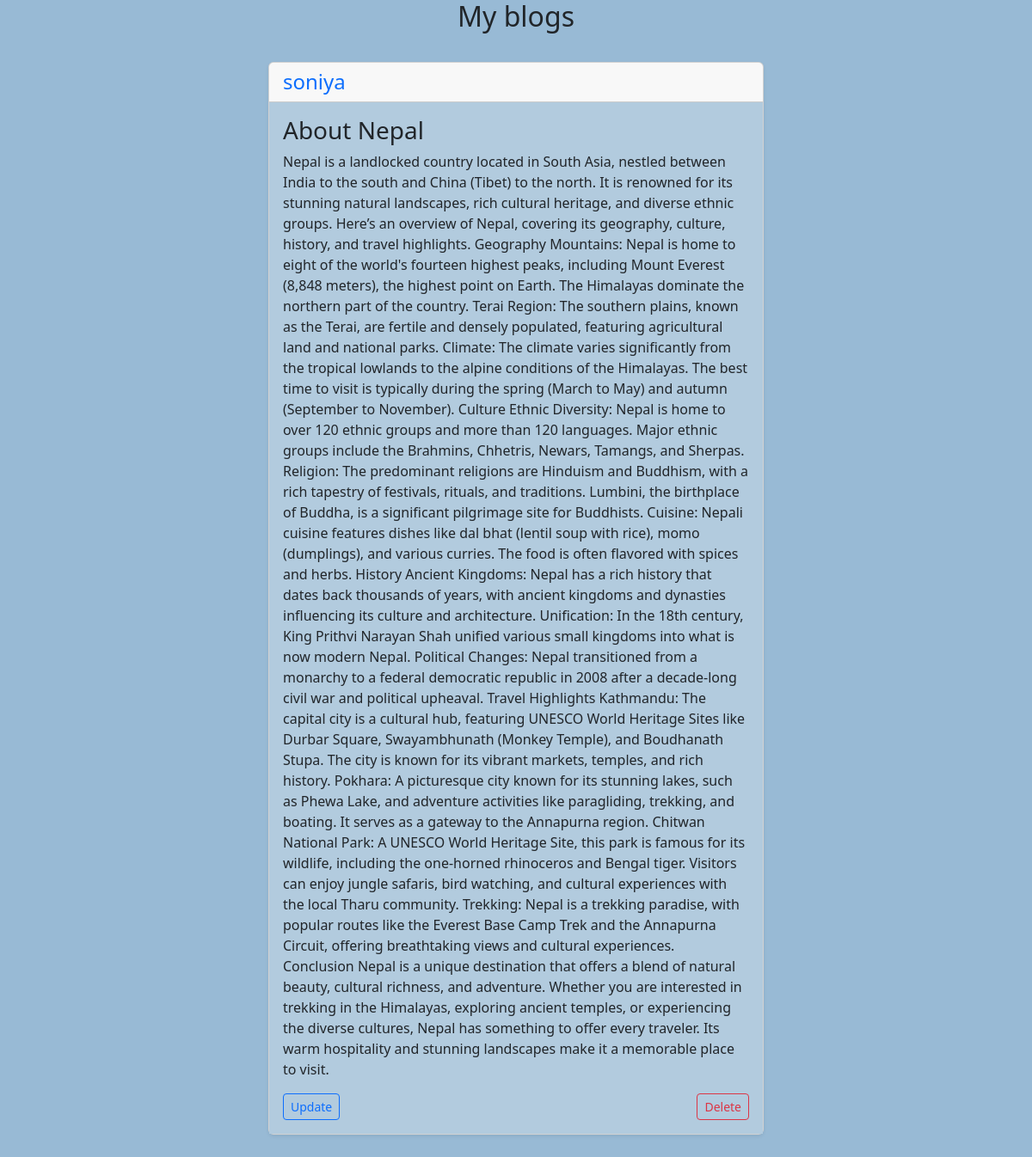
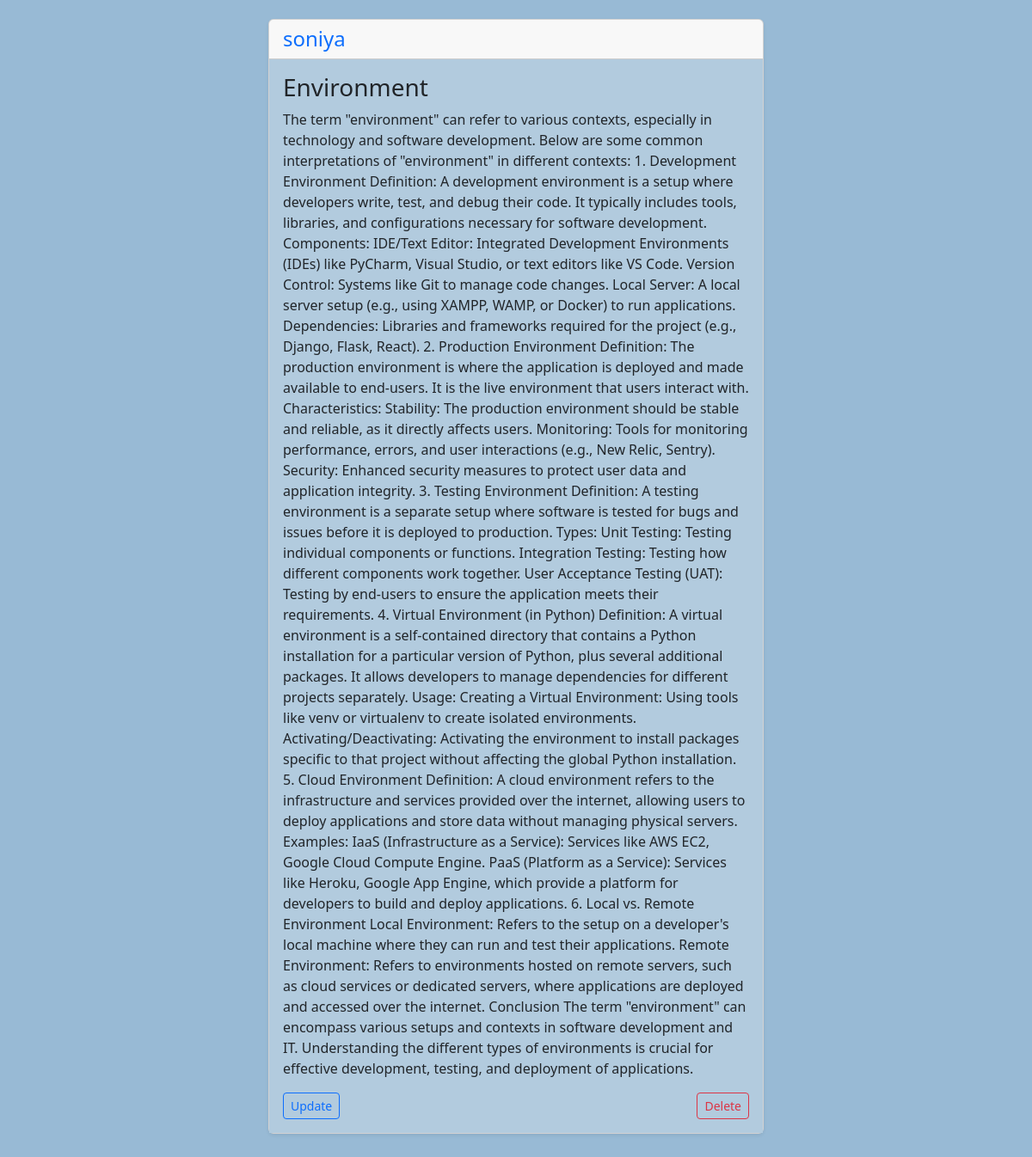
Screenshot of /my_blog/ (signed in) with the database file from the repository (2 pictures, top to bottom).
### base/models.py (models this page shows, shortened)
class Posts(models.Model):
    Title = models.CharField(max_length=100)
    description= models.TextField(max_length=1000)
    created_at = models.DateTimeField(default=timezone.now)
    author = models.ForeignKey(User, on_delete=models.CASCADE)

### base/views.py (the view)
# urls.py: path('my_blog/', views.my_blog, name= 'my_blog'),
@login_required
def my_blog(request):
    context = {
        'posts': Posts.objects.filter(author= request.user)
    }
    return render(request, 'base/my_blog.html', context)

### base/templates/base/my_blog.html (shortened to what this page needs)
{% extends 'base/index.html' %}
{% block content %}
<div class="row justify-content-center">
    <h2 class="text-center">My blogs</h2>
    <br><br><br>
    <div class="col-lg-6">
        {% for post in posts %}
        <form method="post">
        <div class="card mb-5 shadow-sm">
            <div class="card-header d-flex justify-content-between align-items-center">
                <h4 class="text-primary mb-0">{{ post.author }}</h4>
            </div>
            <div class="card-body">
                <h3 class="card-title">{{ post.Title }}</h3>
                <p class="card-text">{{ post.description }}</p>
                <div class="d-flex justify-content-between mt-3">
                    <a href="{% url 'update_post' post.id %} " class="btn btn-sm btn-outline-primary">Update</a>
                    <a href="{% url 'delete_post' post.id %}" class="btn btn-sm btn-outline-danger">Delete</a>
                </div>
            </div>
        </div>
        {% empty %}
        <div class="alert alert-info text-center"><a href="{%url 'create_post' %}" class="btn btn-sm btn-outline-primary">No posts available. Create your first post!</a>
        </div>
        {% endfor %}
        </form>
    </div>
</div>
{% endblock %}

### base/templates/base/index.html (style rules this page uses)
.navbar,.card-body { background-color: #b2cbde; }
.shadow-sm { background-color: white; }

### rows the page displays
Posts: author "soniya", Title "About Nepal", description "Nepal is a landlocked country located in South Asia, nestled between India to the south and China (Tibet) to the north. It is renowned for its stunning natural landscapes, rich cultural heritage, and diverse ethnic groups. Here’s an overview of Nepal, covering its geography, culture, history, and travel highlights. Geography Mountains: Nepal is home to eight of the world's fourteen highest peaks, including Mount Everest (8,848 meters), the highest point on Earth. The Himalayas dominate the northern part of the country. Terai Region: The southern plains, known as the Terai, are fertile and densely populated, featuring agricultural land and national parks. Climate: The climate varies…"
Posts: author "soniya", Title "Environment", description "The term \"environment\" can refer to various contexts, especially in technology and software development. Below are some common interpretations of \"environment\" in different contexts: 1. Development Environment Definition: A development environment is a setup where developers write, test, and debug their code. It typically includes tools, libraries, and configurations necessary for software development. Components: IDE/Text Editor: Integrated Development Environments (IDEs) like PyCharm, Visual Studio, or text editors like VS Code. Version Control: Systems like Git to manage code changes. Local Server: A local server setup (e.g., using XAMPP, WAMP, or Docker) to run applications.…"
